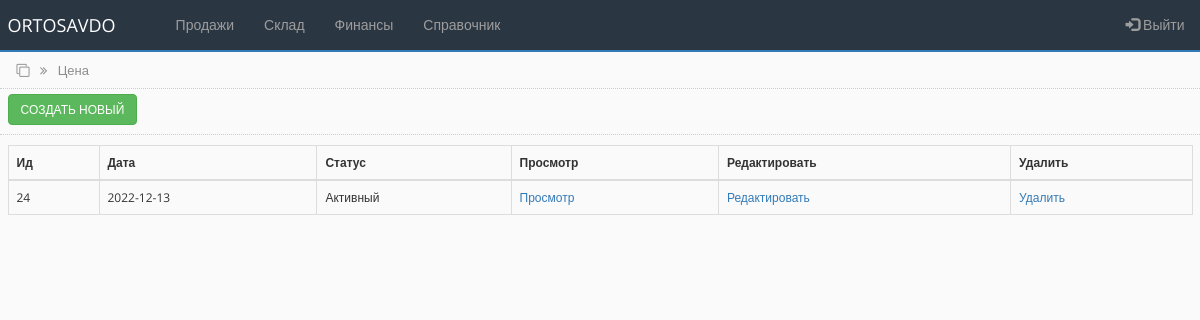
Page /price.php (signed in) on the earlier database version.
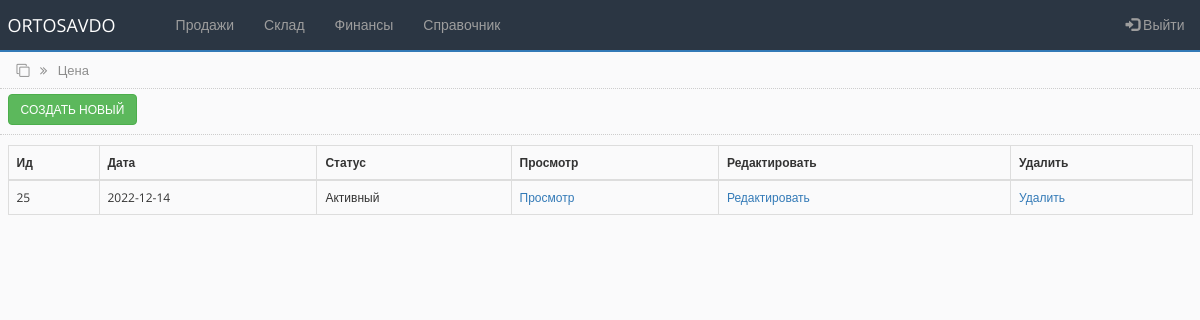
Same page on the later database version.
### tables this page shows
CREATE TABLE `price_tbl` (
  `id` int(100) NOT NULL,
  `date` date NOT NULL,
  `status` varchar(100) NOT NULL DEFAULT '1'
);

### price.php (the view, shortened to what this page needs)
 <?php
include('settings.php');
$query = "SELECT * FROM price_tbl ORDER by id DESC LIMIT 1";
$rs_result = mysqli_query ($connect, $query);
?>
<!DOCTYPE html>
<html lang="en">
<head>
    <link rel="stylesheet" href="https://maxcdn.bootstrapcdn.com/bootstrap/3.4.1/css/bootstrap.min.css">
    <link rel="stylesheet" href="https://cdnjs.cloudflare.com/ajax/libs/font-awesome/4.7.0/css/font-awesome.min.css">
    <link rel="stylesheet" href="css/bootstrap-grid.min.css">
    <link rel="stylesheet" href="css/style.css">
</head>
<body>
<?php include 'partSite/nav.php'; ?>
<div class="page_name">
    <div class="container-fluid">
        <i class="fa fa-clone" aria-hidden="true"></i>
        <i class="fa fa-angle-double-right right_cus"></i>
        <span class="right_cus">Цена</span>
    </div>
</div>
<div class="toolbar">
        <div class="container-fluid">
           <a href="action.php?create_new_price='new'"><button onclick="return confirm('Создать?')" type="button" class="btn btn-success">Создать новый</button> </a>
        </div>
</div>
<div class="all_table">
    <div class="container-fluid">
        <table class="table table-hover table-bordered">
        <thead>
            <tr>
            <th scope="col">Ид</th>
            <th scope="col">Дата</th>
            <th scope="col">Статус</th>
            <th scope="col">Просмотр</th>
            <th scope="col">Редактировать</th>
            <th scope="col">Удалить</th>
            </tr>
        </thead>
        <tbody>
<?php
    while ($row = mysqli_fetch_array($rs_result)) {
?>
            <tr>
                <td><?php echo $row["id"]; ?></td>
                <td><?php echo $row["date"]; ?></td>
                <td><?php
                        if ($row["status"] == 1) {
                                echo 'Активный';
                            }
                        else{
                            echo 'не активный';
                        }
                    ?>
                </td>
                <td><a href="view_price.php?id=<?php echo $row["id"]; ?>">Просмотр</a></td>
                <td><a href="edit_price.php?id=<?php echo $row["id"]; ?>">Редактировать</a></td>
                <td><a href="action.php?delete_price_id=<?=$row['id']?>" onclick="return confirm('Удалить?')" role="button">Удалить</a></td>
            </tr>
<?php
    };
?>
        </tbody>
        </table>
    </div>
</div>
</body>
</html>

Differences in the rows shown:
no longer on this page (row unchanged): price_tbl: id "24", date "2022-12-13", status "Активный"
added price_tbl: id "25", date "2022-12-14", status "Активный"
